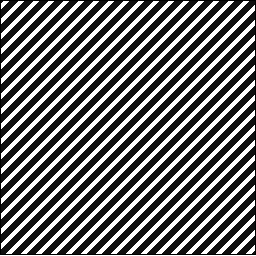
%> input picture Sharp images/diagonal_lines.gif, 256 x 256 px
$ octave algA_sharp.m   (GNU Octave 9; MATLAB toolbox functions it lacks are replaced by stand-ins)
%> lines starting %> are read from the running program, lines starting %| are printed output that depends on the picture; in (x1, y1, x2, y2) boxes, pixels count from 0 and x2, y2 are one past the last pixel; in counts of white or black regions, pixels touching at a corner belong together; the program's own positions count from 1
% AGLORITHM A: uses greedy approach to sample an hyperspectral image and
% gives the RMSE and compares it to uniform sampling

% Lito Chatzidavari
% May,2023

clear
close all

% Set seed and plotting parameters
rng(1);
set(groot,'defaultLegendInterpreter','latex','defaultAxesTickLabelInterpreter','latex' ...
    , 'defaultAxesFontSize',12,'DefaultTextInterpreter','latex')

%% Get data
% [15 lines of commented-out code are left out]

cdata=imread('diagonal_lines.gif');
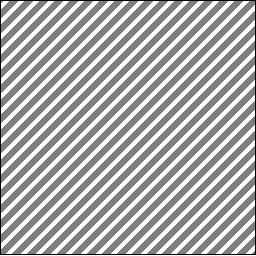
%> cdata: size 256x256 uint8; min 0, max 2, mean 1.38; drawn with min black and max white
data=double(cdata(2:51,2:51));
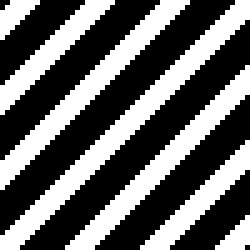
%> data: size 50x50 double (shown 5 times larger); values 1 (black) and 2 (white), 40.4% white; 7 white regions, largest, box (x1, y1, x2, y2) and area: (0, 0, 50, 50) 291, (0, 0, 38, 38) 213, (13, 13, 50, 50) 207
name='zigzag';

%% Set parameters
row_factor=4; % how many rows will be skipped in uniform sampling
col_factor=3; % how many columns will be skipped in uniform samling
sigma = 0.5; % Standard deviation of Gaussian filter
sp = 0.6; % Scattering probability

% Display original image
f=figure(1);
f.Position = [551,447.6666666666666,257.3333333333333,184.6666666666666];
imagesc(data)
% colormap(turbo)
 colormap(gray)
set(gca,'YTickLabel',[],'XTickLabel',[]);

N = numel(data); % get the total n0 of pixels
%> N = 2500
dims = size(data); %get the dimensions of the image
%> dims = [50 50]

% Compare with uniform sampling
eq_samp = NaN(dims);
eq_samp(1:row_factor:end,1:col_factor:end) = data(1:row_factor:end,1:col_factor:end);
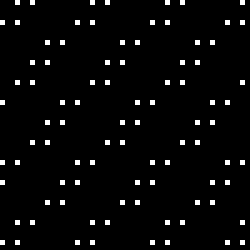
%> eq_samp: size 50x50 double (shown 5 times larger); 91.16% of the values are NaN or infinite; the others: min 1, max 2, mean 1.4; drawn with min black, max white, NaN and infinite black
total_runs = nnz(~isnan(eq_samp)); % Calculate total amount of pixels that will be sampled
%> total_runs = 221


%% Interpolation equally-spaced sampling

%%%%%%%%%%%%%%%%%%%%%%%% NN, Cubic %%%%%%%%%%%%%%%%%%%%%%%%%%%%%%%%%%%%%%%%
[NN_eq] = NN_interp(eq_samp,dims,~isnan(eq_samp));
% [81 lines not run here, left out]
% [48 lines left out: functions train_thin_plate_spline, sim_thin_plate_spline, interpolate_thin_plate, not called in this run]

function [NN_mat] = NN_interp(M,dims,seen)
%> called with dims = [50 50]

    x_space = repelem(1:dims(1),dims(2));
%> x_space = 2500 values from 1 to 50
    y_space = repmat(1:dims(2),1,dims(1));
    [x,y]=find(seen);
%> x = 221 values from 1 to 49; y = 221 values from 1 to 49

    % M(isnan(eq_samp))=0;

    indxs = sub2ind(dims,x,y);
%> indxs = 221 values from 1 to 2449
    inter_mat  = M(indxs);
%> inter_mat = 221 values, max 2 at index 2, min 1 at index 1, mean 1.4

%> (the run ends here)
